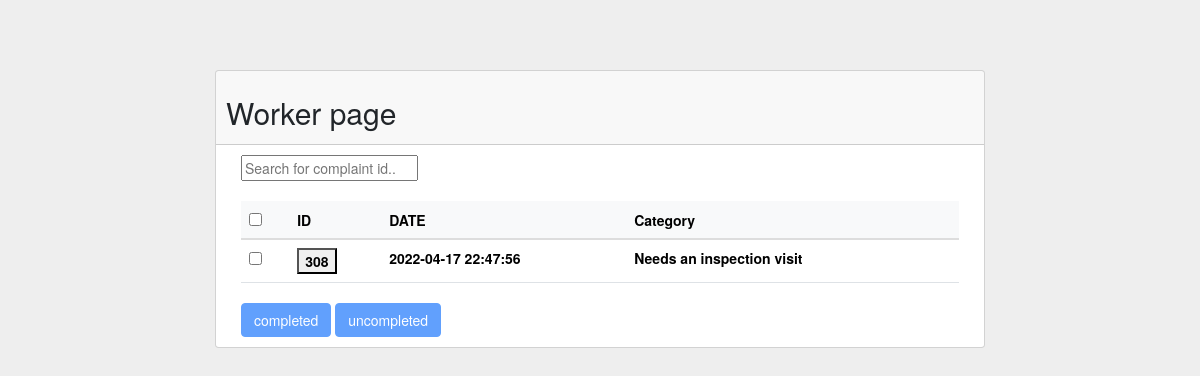
The app's page /pages/workerr/anothercopyworkerpage/workerboxlast.php (signed in), older data.
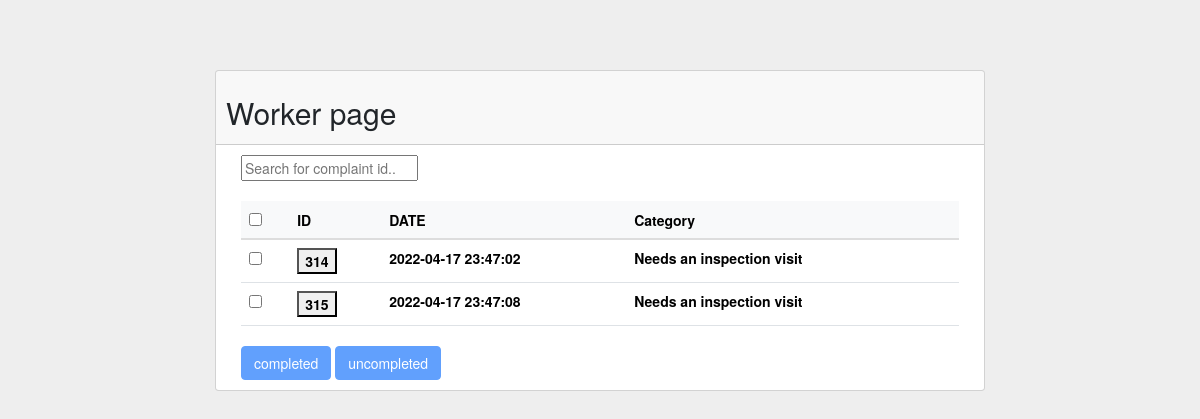
The same page, newer data.
### tables this page shows
CREATE TABLE `assign` (
  `userId` int(4) NOT NULL,
  `compliantId` int(11) NOT NULL,
  `saved` int(1) NOT NULL
);

CREATE TABLE `complaint` (
  `complaintId` int(11) NOT NULL,
  `date` timestamp NOT NULL DEFAULT current_timestamp(),
  `category` varchar(50) NOT NULL,
  `status` varchar(20) NOT NULL DEFAULT 'Not Processed',
  `description` varchar(500) DEFAULT NULL,
  `images` text DEFAULT NULL,
  `roomNum` varchar(8) NOT NULL,
  `idofuser` int(4) NOT NULL
);

### pages/workerr/anothercopyworkerpage/workerboxlast.php (the view, shortened to what this page needs)
<?php
$servername = "localhost";
$username = "root";
$password = "";
$dbname = "muqu";
$con = mysqli_connect($servername, $username, $password, $dbname) or die("Error: " . mysqli_error($con));
$check['userId']=$_SESSION['userid'];
$userid= $check['userId'];
$result = @mysqli_query($con, "SELECT * FROM complaint pk, assign fk where pk.complaintId =fk.compliantId and fk.userId=$userid and fk.saved='0'") or die("Error: " . mysqli_error($con));
?>
<!DOCTYPE html>
<html lang="en">
<head>
  <link href="bootstrap5/css/bootstrap.min.css" rel="stylesheet">
  <link rel="stylesheet" href="https://cdn.jsdelivr.net/npm/bootstrap-select@1.13.14/dist/css/bootstrap-select.min.css">
  <link href="https://cdn.datatables.net/1.10.16/css/jquery.dataTables.min.css" rel="stylesheet"/>
  <link rel="stylesheet" href="http://netdna.bootstrapcdn.com/bootstrap/3.3.2/css/bootstrap.min.css">
</head>
<body>
<header class="navbar navbar-expand-md navbar-dark bd-navbar"></header>
<div class="container-fluid">
    <div class="row justify-content-center">
        <div class="col-md-8">
            <div class="card text-left">
                <div class="card-header"><h2> Worker page</h2></div>
                <div class="card-body">
                    <form method="post" id="form" action="workerbutton.php" class="">
                        <div class="col col-md-12">
                            <input type="text" id="myInput" onkeyup="myFunction()" placeholder="Search for complaint id..">
                            <br/>
                            <br/>
                            <table class="table " id="">
                                <thead class="table-light">
                                <tr>
                                    <th><input type="checkbox" value="bar1" id="select-all" onclick="toggle(this)"/></th>
                                    <th>ID</th>
                                    <th>DATE</th>
                                    <th>Category</th>
                                    <th></th>
                                </tr>
                                </thead>
                                <tbody>
                                <?php while ($row = $result->fetch_assoc()) { ?>
                                    <tr>
                                        <td scope="row"><input name="chk_id[]" type="checkbox"
                                                               onchange="callFunction();callFunction1()"
                                                               onclick="chk(this)" class="chkbox"
                                                               value="<?php echo $row['complaintId']; ?>"/></td>
                                        <?php echo '
                     <td name=name_"' . $row["complaintId"] . '">
                     <button id="YourID" type="button" name=' . $row["complaintId"] . ' value=' . $row["complaintId"] . '
                      class="xc" data-toggle="modal" data-target="#exampleModal"
                       onclick="selectRoomNum(this)"><b>
                     ' . $row["complaintId"] . '</b></button></td>'; ?>
                                        <td><label><?php echo $row['date']; ?></label>
                                        </td>
                                        <td><label><?php echo $row['category']; ?></label>
                                                   value="<?php echo $row['category']; ?>"></td>
                                        <td><input type="hidden" name="chk_wrkid[]"
                                                   value="<?php echo $row['userId']; ?>"></td>
                                    </tr>
                                <?php } ?>
                                </tbody>
                            </table>
                            <input type="submit" value="completed" name="submit" class="btn btn-primary"
                                   disabled="disabled" id="Assign">
                            <input type="button" value="uncompleted" class="btn btn-primary" disabled id=""
                                   data-toggle="modal" disabled data-target="#exampleModal2"
                                   onclick="idcomp();idcomp1()">
                        </div>
                    </form>
                </div>
            </div>
        </div>
    </div>
</div>
</body>
</html>

Row changes from the older to the newer data that the page shows:
no longer on this page (row edited): assign: compliantId.complaintId "308", compliantId.date "2022-04-17 22:47:56", compliantId.category "Needs an inspection visit"
added assign: compliantId.complaintId "314", compliantId.date "2022-04-17 23:47:02", compliantId.category "Needs an inspection visit"
added assign: compliantId.complaintId "315", compliantId.date "2022-04-17 23:47:08", compliantId.category "Needs an inspection visit"
